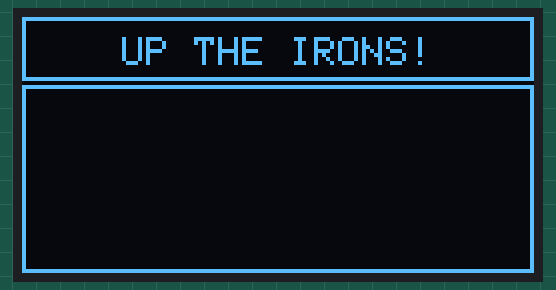
A sketch run on a simulated Arduino Uno, built with avr-gcc and run on an emulated ATmega328P. Parts: 128×64 one-colour display. What the sketch prints to the serial monitor is not drawn.

Above: at 0.1 s.
At 3.1 s:
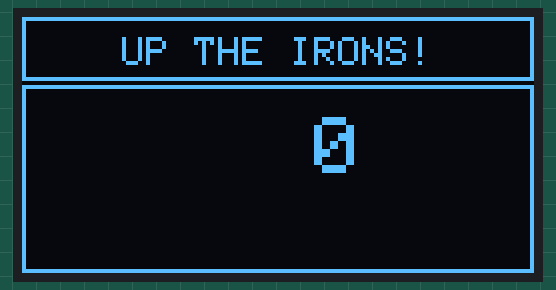
At 11.1 s:
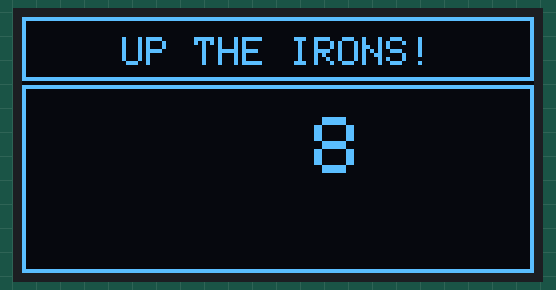
At 20.1 s:
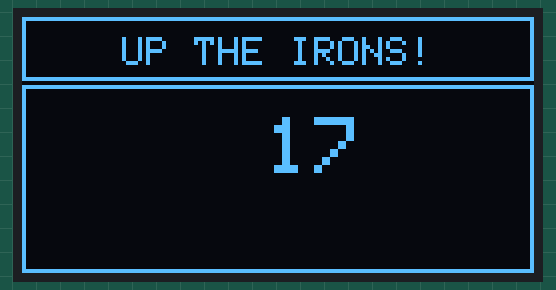
At 29.1 s:
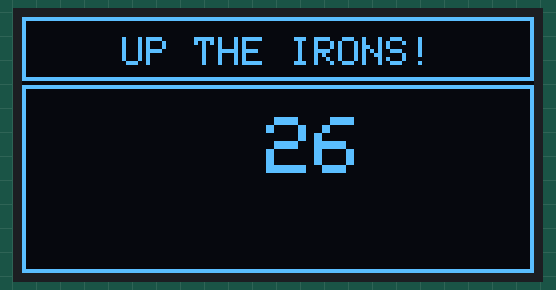
At 38.1 s:
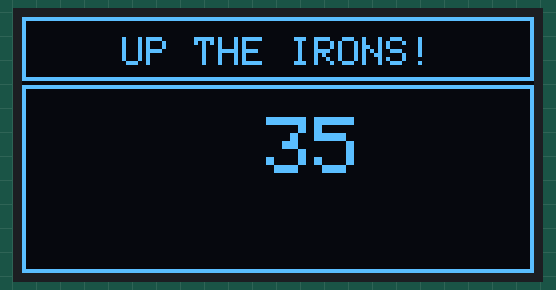

The sketch:

Adafruit_SH110X.ino
```cpp
//////////////////////////////////

#include <Adafruit_SH110X.h>
#include <Adafruit_GFX.h>

Adafruit_SH1106G oled = Adafruit_SH1106G(128, 64, &Wire, -1);

uint32_t tmp_contador = 0;
uint16_t contador = 0;

void setup() {
  Serial.begin(115200);
  inicio_oled();
  delay(3000);
  Serial.println("UP THE IRONS!");
}

void loop() {
  func_contador();
}


void inicio_oled() {
  oled.begin(0x3C, true);
  oled.clearDisplay();
  oled.drawRect(0, 0, 128, 16, 1);
  oled.drawRect(0, 17, 128, 47, 1);
  oled.setTextSize(1);
  oled.setTextColor(1, 0);
  oled.setCursor(25, 5);
  oled.print(F("UP THE IRONS!"));
  oled.display();
  oled.setTextSize(2);
}


void func_contador() {
  if (millis() - tmp_contador >= 1000) {
    tmp_contador = millis();
    char texto[6];
    sprintf(texto, "%5d", contador);
    oled.setCursor(25, 25);
    oled.print(texto);
    oled.display();
    contador++;
  }
}
```

Measured:
- what the display in image 1 shows lasts 1.0 s, from 3.1 s to 4.1 s
